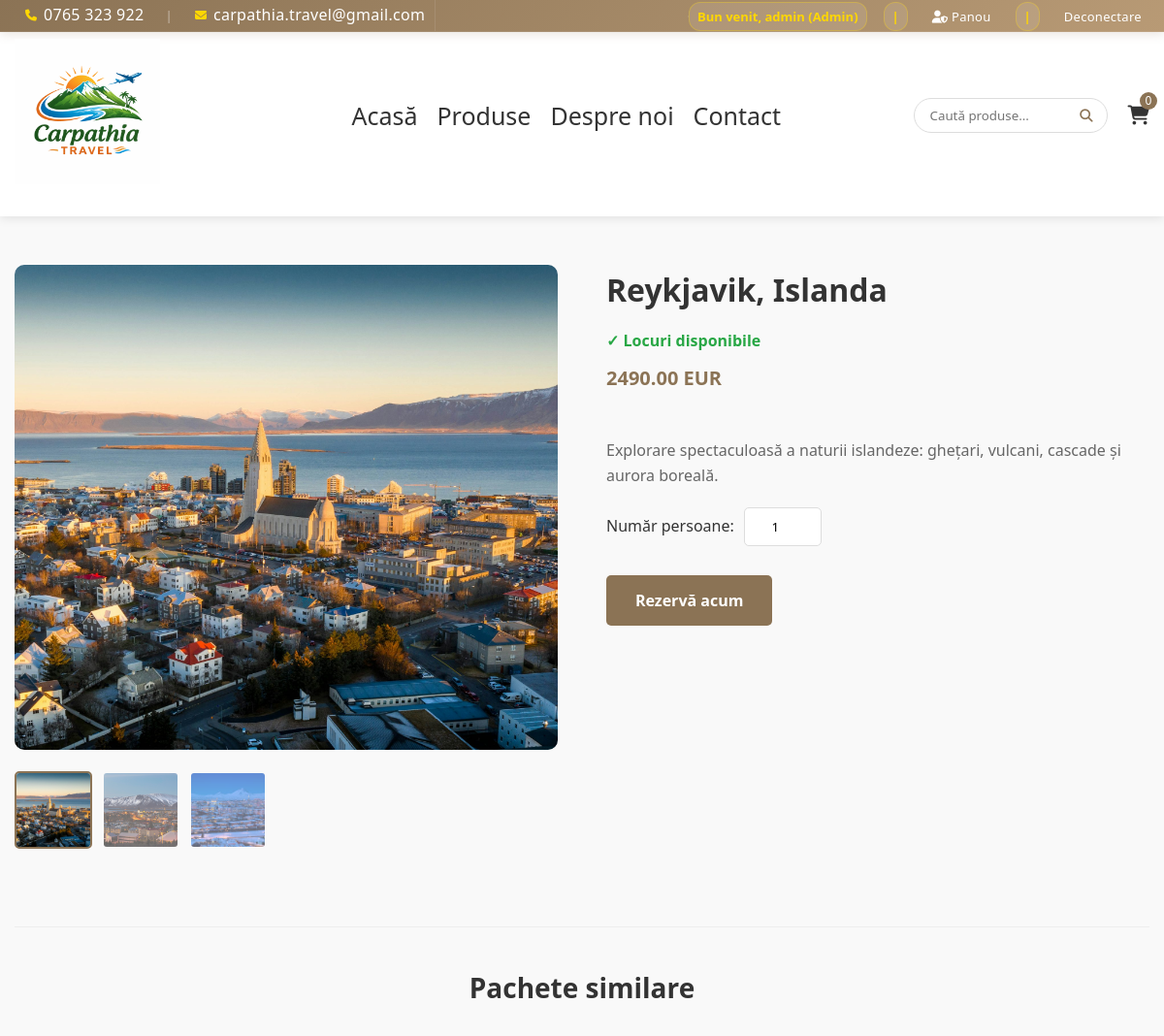
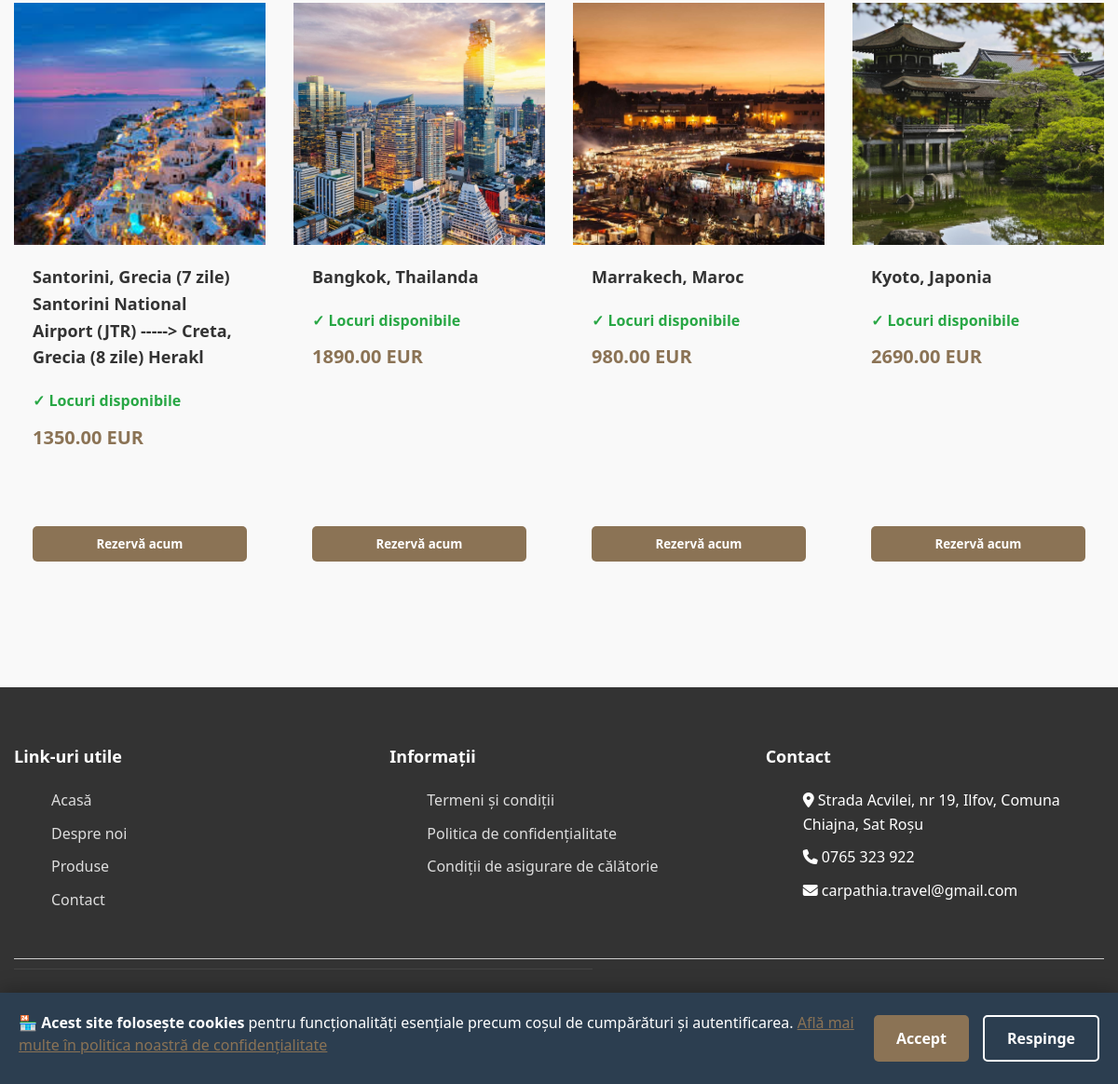
Screenshot of /produs.php?id=17 (signed in) with the database file from the repository (2 pictures, top to bottom).
### tables this page shows
CREATE TABLE `produse` (
  `id` int(11) NOT NULL,
  `tip_pachet` varchar(255) NOT NULL,
  `plecare` varchar(100) NOT NULL,
  `destinatie` varchar(100) NOT NULL,
  `descriere` text NOT NULL,
  `pret` decimal(10,2) NOT NULL,
  `durata` int(11) NOT NULL COMMENT 'Durata in zile',
  `locuri_disponibile` int(11) NOT NULL DEFAULT 20,
  `data_plecare` date DEFAULT NULL
);

### functions.php (called while the page is built, shortened)
<?php
function getImaginiProdus($idProdus): array {
    global $conn;
    $sql = "SELECT imagine FROM imagini_produse WHERE id_produs = ? ORDER BY ordine ASC";
    $stmt = $conn->prepare($sql);
    $stmt->bind_param("i", $idProdus);
    $stmt->execute();
    $result = $stmt->get_result();
    $imagini = [];
    while ($row = $result->fetch_assoc()) {
        $imagini[] = $row['imagine'];
    }
    return $imagini;
}
function getProdusById($id): ?array {
    global $conn;
    $sql = "
        SELECT p.*,
               (SELECT imagine
                FROM imagini_produse
                WHERE id_produs = p.id
                ORDER BY ordine ASC
                LIMIT 1) AS imagine_principala
        FROM produse p
        WHERE p.id = ?
    ";
    $stmt = $conn->prepare($sql);
    $stmt->bind_param("i", $id);
    $stmt->execute();
    $row = $stmt->get_result()->fetch_assoc();
    return $row ?: null;
}
function getProduseSimilare($idProdus, $categorie, $limit = 4) {
    global $conn;
    $sql = "
        SELECT p.*,
               (SELECT imagine
                FROM imagini_produse
                WHERE id_produs = p.id
                ORDER BY ordine ASC
                LIMIT 1) AS imagine_principala
        FROM produse p
        WHERE p.tip_pachet = ? AND p.id != ?
        LIMIT ?
    ";
    $stmt = $conn->prepare($sql);
    $stmt->bind_param("sii", $categorie, $idProdus, $limit);
    $stmt->execute();
    return $stmt->get_result();
}
?>

### produs.php (the view, shortened to what this page needs)
<?php
require 'header.php';
$idPachet = $_GET['id'] ?? 0;
$pachet = getProdusById($idPachet);
$imagini = getImaginiProdus($idPachet);
$imaginePrincipala = !empty($imagini) ? $imagini[0] : 'imagini/default.jpg';
$pacheteSimilare = getProduseSimilare($idPachet, $pachet['tip_pachet']);
?>
<!DOCTYPE html>
<html lang="ro">
<head>
    <link rel="stylesheet" href="https://cdnjs.cloudflare.com/ajax/libs/font-awesome/6.4.0/css/all.min.css">
    <link rel="stylesheet" href="style.css">
</head>
<body>
    <div class="container">
        <div class="product-detail">
            <div class="product-gallery-large">
                <img id="mainImage"
                    src="<?php echo $imaginePrincipala; ?>"
                    alt="<?php echo htmlspecialchars($pachet['destinatie']); ?>"
                    class="main-image">
                <?php if (!empty($imagini)): ?>
                <div class="thumbnail-images">
                    <?php foreach ($imagini as $index => $img): ?>
                        <img src="<?php echo $img; ?>"
                            alt="<?php echo htmlspecialchars($pachet['destinatie']); ?> - Imagine <?php echo $index + 1; ?>"
                            class="thumbnail <?php echo $index === 0 ? 'active' : ''; ?>"
                            onclick="changeMainImage('<?php echo $img; ?>', this)">
                    <?php endforeach; ?>
                </div>
                <?php endif; ?>
            </div>
            <div class="product-info">
                <h1><?php echo htmlspecialchars($pachet['destinatie']); ?></h1>
                <div class="product-stock">
                    <?php
                    $locuriDisponibile = $pachet['locuri_disponibile'];
                    if($locuriDisponibile > 1): ?>
                        <span class="available">✓ Locuri disponibile</span>
                    <?php elseif($locuriDisponibile == 1): ?>
                        <span class="low-stock">⚠ Ultimul loc disponibil!</span>
                    <?php else: ?>
                        <span class="out-of-stock">✗ Pachet epuizat</span>
                    <?php endif; ?>
                </div>
                <div class="product-price"><?php echo $pachet['pret']; ?> EUR </div>
                <div class="product-description" style="white-space: pre-line;">
                    <?php echo htmlspecialchars($pachet['descriere']); ?>
                </div>
                <form method="POST" action="adauga_cos.php" class="add-to-cart-form">
                    <div class="quantity-selector">
                        <label for="quantity">Număr persoane:</label>
                        <input type="number" id="quantity" name="quantity" value="1" min="1" max="<?php echo $locuriDisponibile; ?>" <?php echo $locuriDisponibile == 0 ? 'disabled' : ''; ?>>
                    </div>
                    <button type="submit" class="add-to-cart-large" <?php echo $locuriDisponibile == 0 ? 'disabled' : ''; ?>>
                        <?php echo $locuriDisponibile == 0 ? 'Pachet epuizat' : 'Rezervă acum'; ?>
                    </button>
                </form>
            </div>
        </div>
        <?php if($pacheteSimilare->num_rows > 0): ?>
        <div class="similar-products">
            <h2>Pachete similare</h2>
            <div class="products-grid">
                <?php while($pachetSimilar = $pacheteSimilare->fetch_assoc()):
                    $locuriSimilar = $pachetSimilar['locuri_disponibile'];
                ?>
                    <div class="product-card">
                        <a href="produs.php?id=<?php echo $pachetSimilar['id']; ?>" class="product-link">
                            <div class="product-img" style="background-image: url('<?php echo $pachetSimilar['imagine_principala']; ?>');"></div>
                        </a>
                        <div class="product-content">
                            <a href="produs.php?id=<?php echo $pachetSimilar['id']; ?>" class="product-link">
                                <h3 class="product-title"><?php echo htmlspecialchars($pachetSimilar['destinatie']); ?></h3>
                            </a>
                            <div class="product-stock">
                                <?php if($locuriSimilar > 1): ?>
                                    <span class="available">✓ Locuri disponibile</span>
                                <?php elseif($locuriSimilar == 1): ?>
                                    <span class="low-stock">⚠ Ultimul loc!</span>
                                <?php else: ?>
                                    <span class="out-of-stock">✗ Pachet epuizat</span>
                                <?php endif; ?>
                            </div>
                            <div class="product-price-card"><?php echo $pachetSimilar['pret']; ?> EUR</div>
                            <?php if($locuriSimilar > 0): ?>
                            <form method="POST" action="adauga_cos.php" class="add-to-cart-form">
                                <button type="submit" class="add-to-cart">
                                    Rezervă acum
                                </button>
                            </form>
                            <?php else: ?>
                            <button type="button" class="add-to-cart disabled" disabled>
                                Pachet epuizat
                            </button>
                            <?php endif; ?>
                        </div>
                    </div>
                <?php endwhile; ?>
            </div>
        </div>
        <?php endif; ?>
    </div>
</body>
</html>
<?php require 'footer.php'; ?>

### style.css (style rules this page uses)
* { margin: 0; box-sizing: border-box; font-family: 'Segoe UI', Tahoma, Geneva, Verdana, sans-serif; }
body { background-color: #f9f9f9; color: #333; line-height: 1.6; height: 100%; margin: 0; display: flex; flex-direction: column; }
html, body { height: 100%; margin: 0; }
.container { width: 100%; max-width: 1200px; margin: 0 auto; padding: 0 15px; padding-bottom: 25px; }
.product-stock { margin: 10px 0; font-weight: bold; }
.available { color: #28a745; }
.products-grid { display: grid; grid-template-columns: repeat(auto-fill, minmax(250px, 1fr)); gap: 30px; margin-bottom: 50px; }
.product-img { width: 100%; height: 260px; background-size: cover; background-position: center; background-repeat: no-repeat; }
.product-content { padding: 20px; height: 360px; display: flex; flex-direction: column; flex: 1; }
.product-content form { display: flex; flex-direction: column; margin-top: auto; }
.product-title { font-size: 18px; margin-bottom: 10px; color: #333; }
.product-price, .product-price-card { font-size: 20px; font-weight: bold; color: #8B7355; margin-bottom: 15px; }
.add-to-cart { margin-top: 15px; background-color: #8B7355; color: white; border: none; padding: 10px 15px; border-radius: 5px; cursor: pointer; width: 100%; font-weight: bold; transition: background-color 0.3s; }
.product-link { text-decoration: none; color: inherit; display: block; }
.product-detail { display: grid; grid-template-columns: 1fr 1fr; gap: 50px; margin: 50px 0; }
.product-gallery-large { position: relative; }
.main-image { width: 100%; height: 500px; object-fit: cover; border-radius: 10px; }
.thumbnail-images { display: flex; gap: 10px; margin-top: 15px; }
.thumbnail { width: 80px; height: 80px; object-fit: cover; border-radius: 5px; cursor: pointer; opacity: 0.6; border: 2px solid transparent; transition: all 0.3s ease; }
.thumbnail.active, .thumbnail:hover { opacity: 1; border: 2px solid #8B7355; }
.product-info h1 { font-size: 32px; margin-bottom: 15px; color: #333; }
.product-description { margin: 20px 0; line-height: 1.6; color: #666; }
.quantity-selector { margin: 20px 0; display: flex; align-items: center; gap: 10px; }
.quantity-selector label { font-weight: 500; }
.quantity-selector input { width: 80px; padding: 10px; border: 1px solid #ddd; border-radius: 5px; text-align: center; }
.add-to-cart-large { background-color: #8B7355; color: white; border: none; padding: 15px 30px; border-radius: 5px; cursor: pointer; font-size: 16px; font-weight: bold; transition: background-color 0.3s; margin-top: 10px; }
.similar-products { margin-top: 80px; padding: 40px 0; border-top: 1px solid #eee; }
.similar-products h2 { font-size: 28px; margin-bottom: 30px; color: #333; text-align: center; }

### rows the page displays
produse: destinatie "Reykjavik, Islanda", pret "2490.00", descriere "Explorare spectaculoasă a naturii islandeze: ghețari, vulcani, cascade și aurora boreală.", quantity "1"
produse: shows a picture, destinatie "Santorini, Grecia (7 zile) Santorini National Airport (JTR) -----> Creta, Grecia (8 zile) Herakl", locuri_disponibile "✓ Locuri disponibile", pret "1350.00"
produse: shows a picture, destinatie "Bangkok, Thailanda", locuri_disponibile "✓ Locuri disponibile", pret "1890.00"
produse: shows a picture, destinatie "Marrakech, Maroc", locuri_disponibile "✓ Locuri disponibile", pret "980.00"
produse: shows a picture, destinatie "Kyoto, Japonia", locuri_disponibile "✓ Locuri disponibile", pret "2690.00"

### other values shown
$_SESSION['user'] "admin"
$userRoleLabel "Admin"
getCartCount() "0"
